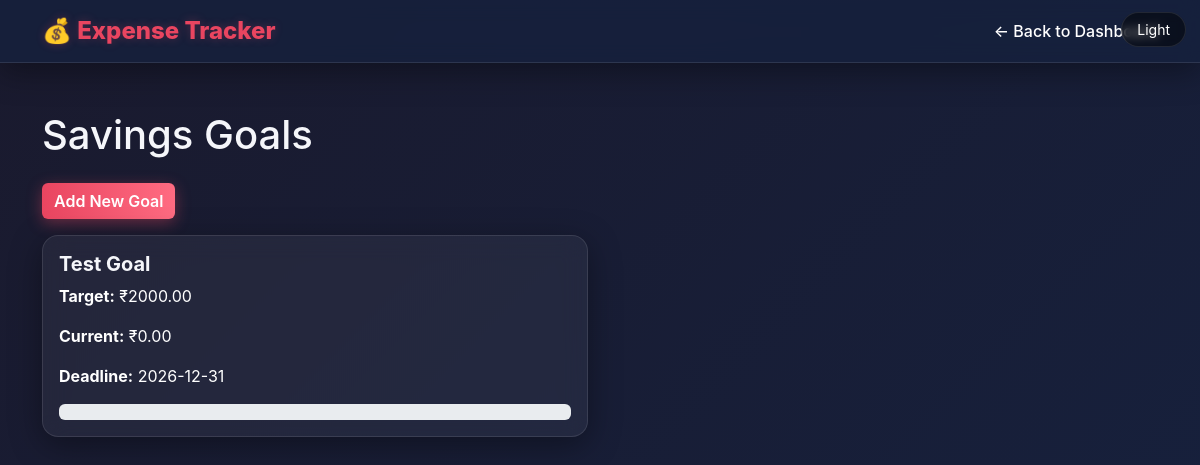
/savings_goals, run on the app's committed database.
### tables this page shows
CREATE TABLE savings_goals (
        id INTEGER PRIMARY KEY AUTOINCREMENT,
        goal_name TEXT,
        target_amount REAL,
        current_amount REAL DEFAULT 0,
        deadline TEXT
    );

### app.py (the view, shortened to what this page needs)
@app.route("/savings_goals", methods=["GET", "POST"])
def savings_goals():
    conn = connect_db()
    cursor = conn.cursor()
    cursor.execute("SELECT * FROM savings_goals")
    goals = cursor.fetchall()
    conn.close()
    return render_template("savings_goals.html", goals=goals)

### app.py (called while the page is built)
def connect_db():
    conn = sqlite3.connect("database.db", timeout=5)
    conn.row_factory = sqlite3.Row
    return conn

### templates/savings_goals.html (shortened to what this page needs)
<!DOCTYPE html>
<html>
<head>
    <link href="https://cdn.jsdelivr.net/npm/bootstrap@5.3.0/dist/css/bootstrap.min.css" rel="stylesheet">
    <link rel="stylesheet" href="{{ url_for('static', filename='css/dark.css') }}">
</head>
<body>
<nav class="navbar navbar-expand-lg navbar-dark bg-dark">
    <div class="container">
        <a class="navbar-brand" href="/">💰 Expense Tracker</a>
        <a href="/" class="nav-link">← Back to Dashboard</a>
    </div>
</nav>
<div class="container mt-5">
    <h1 class="mb-4">Savings Goals</h1>
    <button type="button" class="btn btn-primary mb-3" data-bs-toggle="modal" data-bs-target="#addGoalModal">
        Add New Goal
    </button>
    <div class="row">
        {% for goal in goals %}
        <div class="col-md-6 mb-3">
            <div class="card">
                <div class="card-body">
                    <h5 class="card-title">{{ goal[1] }}</h5>
                    <p><strong>Target:</strong> ₹{{ "%.2f"|format(goal[2]) }}</p>
                    <p><strong>Current:</strong> ₹{{ "%.2f"|format(goal[3] or 0) }}</p>
                    <p><strong>Deadline:</strong> {{ goal[4] }}</p>
                    <div class="progress">
                    </div>
                </div>
            </div>
        </div>
        {% endfor %}
    </div>
</div>
</body>
</html>

### static/css/dark.css (style rules this page uses)
:root { --bg-gradient: linear-gradient(135deg, #1a1a2e 0%, #16213e 100%); --panel: rgba(255, 255, 255, 0.05); --panel-border: rgba(255, 255, 255, 0.1); --muted: #a5b1c2; --text: #ffffff; --heading: #f5f6fa; --accent: #e94560; --accent-hover: #ff6b81; --secondary: #0f3460; --info: #00d2d3; --success: #2ecc71; --warning: #f1c40f; --danger: #ff6b6b; --shadow: 0 8px 32px 0 rgba(0, 0, 0, 0.37); }
html, body { height: 100%; }
body { margin: 0; background: var(--bg-gradient); background-attachment: fixed; color: var(--text); font-family: 'Inter', system-ui, -apple-system, sans-serif; }
* { color: inherit; }
h1, h2, h3, h4, h5, h6, .h1, .h2, .h3, .h4, .h5, .h6 { color: var(--heading) !important; }
p, span, div, li, td, th, label, input, select, textarea, button { color: var(--text); }
.card { background: var(--panel); backdrop-filter: blur(12px); -webkit-backdrop-filter: blur(12px); border: 1px solid var(--panel-border); box-shadow: var(--shadow); color: var(--text) !important; border-radius: 16px; transition: transform 0.2s ease, box-shadow 0.2s ease; }
.card-title { color: var(--heading); font-weight: 700; }
.navbar { background: rgba(22, 33, 62, 0.8) !important; backdrop-filter: blur(10px); border-bottom: 1px solid var(--panel-border); box-shadow: var(--shadow); }
.navbar-brand { font-weight: 800; color: var(--accent) !important; font-size: 1.5rem; text-shadow: 0 0 10px rgba(233, 69, 96, 0.3); }
.nav-link { color: var(--text) !important; font-weight: 500; transition: color 0.2s; }
.btn-primary { background: linear-gradient(90deg, var(--accent), #ff6b81); border: none; color: white; font-weight: 600; box-shadow: 0 4px 15px rgba(233, 69, 96, 0.4); }
a { color: var(--info); text-decoration: none; }
h1, h2, h3, h4, h5, h6 { color: var(--heading); }

### data on the page
savings_goals: goal_name "Test Goal", target_amount "2000.00", current_amount "0.00", deadline "2026-12-31"
